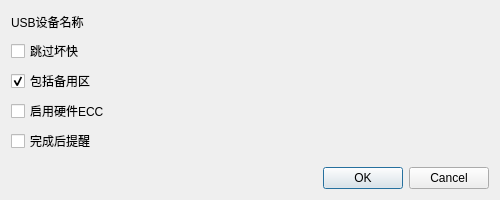
<?xml version="1.0" encoding="UTF-8"?>
<ui version="4.0">
 <class>SettingsProgrammerDialog</class>
 <widget class="QDialog" name="SettingsProgrammerDialog">
  <property name="geometry">
   <rect>
    <x>0</x>
    <y>0</y>
    <width>500</width>
    <height>200</height>
   </rect>
  </property>
  <property name="windowTitle">
   <string>编程器设置</string>
  </property>
  <layout class="QGridLayout" name="gridLayout_2">
   <item row="0" column="0">
    <layout class="QGridLayout" name="gridLayout">
     <item row="3" column="0">
      <widget class="QCheckBox" name="enableHwEccCheckBox">
       <property name="text">
        <string>启用硬件ECC</string>
       </property>
      </widget>
     </item>
     <item row="1" column="0">
      <widget class="QCheckBox" name="skipBBCheckBox">
       <property name="text">
        <string>跳过坏快</string>
       </property>
       <property name="checked">
        <bool>false</bool>
       </property>
      </widget>
     </item>
     <item row="2" column="0">
      <widget class="QCheckBox" name="incSpareCheckBox">
       <property name="text">
        <string>包括备用区</string>
       </property>
       <property name="checked">
        <bool>true</bool>
       </property>
      </widget>
     </item>
     <item row="5" column="0">
      <spacer name="verticalSpacer">
       <property name="orientation">
        <enum>Qt::Vertical</enum>
       </property>
       <property name="sizeHint" stdset="0">
        <size>
         <width>20</width>
         <height>40</height>
        </size>
       </property>
      </spacer>
     </item>
     <item row="6" column="0">
      <widget class="QDialogButtonBox" name="buttonBox">
       <property name="orientation">
        <enum>Qt::Horizontal</enum>
       </property>
       <property name="standardButtons">
        <set>QDialogButtonBox::Cancel|QDialogButtonBox::Ok</set>
       </property>
      </widget>
     </item>
     <item row="4" column="0">
      <widget class="QCheckBox" name="enableAlertCheckBox">
       <property name="text">
        <string>完成后提醒</string>
       </property>
      </widget>
     </item>
     <item row="0" column="0">
      <layout class="QHBoxLayout" name="horizontalLayout">
       <item>
        <widget class="QLabel" name="usbDevNameLabel">
         <property name="sizePolicy">
          <sizepolicy hsizetype="Preferred" vsizetype="Fixed">
           <horstretch>0</horstretch>
           <verstretch>0</verstretch>
          </sizepolicy>
         </property>
         <property name="text">
          <string>USB设备名称</string>
         </property>
        </widget>
       </item>
       <item>
        <widget class="ClickComboBox" name="portInfoListBox" native="true">
         <property name="sizePolicy">
          <sizepolicy hsizetype="Expanding" vsizetype="Fixed">
           <horstretch>0</horstretch>
           <verstretch>0</verstretch>
          </sizepolicy>
         </property>
         <property name="minimumSize">
          <size>
           <width>100</width>
           <height>22</height>
          </size>
         </property>
        </widget>
       </item>
      </layout>
     </item>
    </layout>
   </item>
  </layout>
 </widget>
 <customwidgets>
  <customwidget>
   <class>ClickComboBox</class>
   <extends>QWidget</extends>
   <header>clickcombobox.h</header>
   <container>1</container>
  </customwidget>
 </customwidgets>
 <resources/>
 <connections>
  <connection>
   <sender>buttonBox</sender>
   <signal>accepted()</signal>
   <receiver>SettingsProgrammerDialog</receiver>
   <slot>accept()</slot>
   <hints>
    <hint type="sourcelabel">
     <x>248</x>
     <y>254</y>
    </hint>
    <hint type="destinationlabel">
     <x>157</x>
     <y>274</y>
    </hint>
   </hints>
  </connection>
  <connection>
   <sender>buttonBox</sender>
   <signal>rejected()</signal>
   <receiver>SettingsProgrammerDialog</receiver>
   <slot>reject()</slot>
   <hints>
    <hint type="sourcelabel">
     <x>316</x>
     <y>260</y>
    </hint>
    <hint type="destinationlabel">
     <x>286</x>
     <y>274</y>
    </hint>
   </hints>
  </connection>
 </connections>
</ui>
